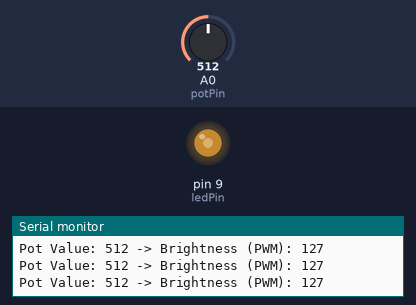
Bench run of a sketch on a simulated Arduino Uno, built with avr-gcc and run on an emulated ATmega328P. On the bench: output pins drawn as LEDs (lit = HIGH), the last lines printed to the serial monitor. The inputs (shaded band) are chosen by the test bench; at power-on: A0 (potPin) = 512.

Above: at 1.2 s.
1.3 s: A0 (potPin) set to 414
At 1.7 s:
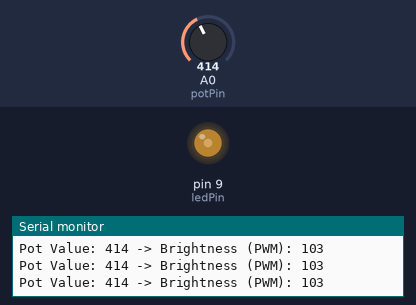
4.3 s: A0 (potPin) set to 383
At 5.8 s:
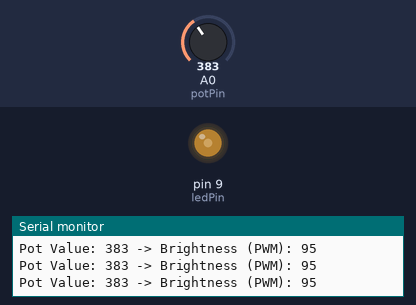
7.3 s: A0 (potPin) set to 716
At 7.9 s:
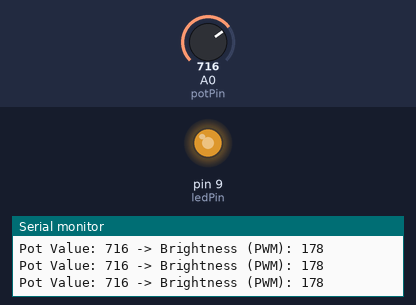
8.8 s: A0 (potPin) set to 122
At 10.0 s:
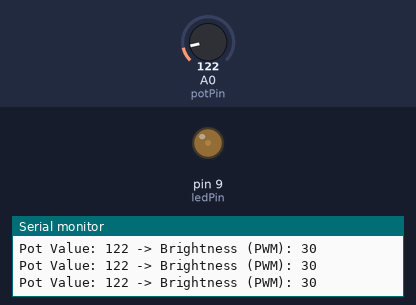
10.3 s: A0 (potPin) set to 105
At 11.0 s:
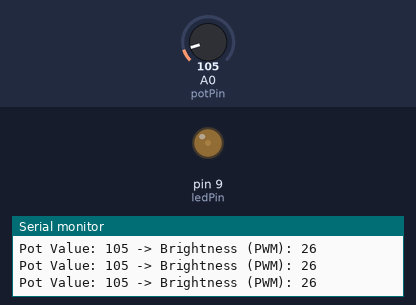
13.3 s: A0 (potPin) set to 91
At 14.3 s:
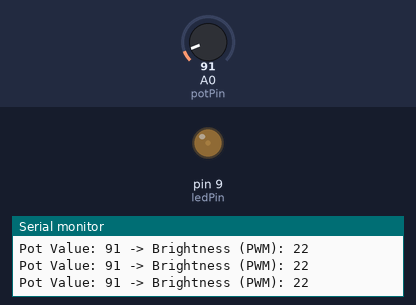
Timing chart, 0 to 16.3 s (numbered marks = the images above; inputs shaded):
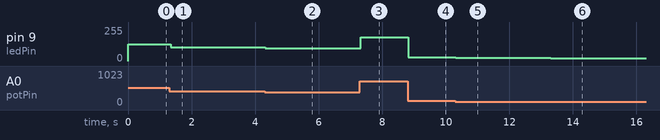

The sketch:

q3.ino
```cpp
// 定义引脚
const int potPin = A0;    // 电位器连接到模拟输入 A0
const int ledPin = 9;     // LED 连接到支持 PWM 的数字引脚 9

void setup() {
  // 设置 LED 引脚为输出模式
  pinMode(ledPin, OUTPUT);

  // 初始化串口，用于调试和查看数值（可选）
  Serial.begin(9600);
  Serial.println("LED Brightness Control Ready.");
}

void loop() {
  // 1. 读取电位器的模拟值 (0 到 1023)
  int potValue = analogRead(potPin);

  // 2. 将模拟值 (0-1023) 映射到 PWM 范围 (0-255)
  // map() 函数用于线性转换数值范围
  int brightness = map(potValue, 0, 1023, 0, 255);

  // 3. 使用模拟输出 (analogWrite) 设置 LED 亮度
  // analogWrite() 实际是输出 PWM 信号
  analogWrite(ledPin, brightness);

  // 4. 串口输出当前值（可选）
  Serial.print("Pot Value: ");
  Serial.print(potValue);
  Serial.print(" -> Brightness (PWM): ");
  Serial.println(brightness);

  // 稍作延迟，保持稳定读取
  delay(10);
}
```

Measured:
- after the input at 1.3 s, pin 9 (ledPin): 127/255 → 103/255 at once
- after the input at 4.3 s, pin 9 (ledPin): 103/255 → 95/255 at once
- after the input at 7.3 s, pin 9 (ledPin): 95/255 → 178/255 at once
- after the input at 8.8 s, pin 9 (ledPin): 178/255 → 30/255 at once
- after the input at 10.3 s, pin 9 (ledPin): 30/255 → 26/255 at once
- after the input at 13.3 s, pin 9 (ledPin): 26/255 → 22/255 at once
